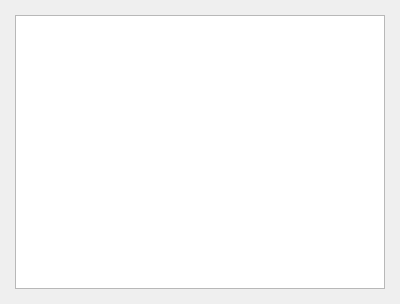
<?xml version="1.0" encoding="UTF-8"?>
<ui version="4.0">
 <class>About</class>
 <widget class="QDialog" name="About">
  <property name="geometry">
   <rect>
    <x>0</x>
    <y>0</y>
    <width>400</width>
    <height>304</height>
   </rect>
  </property>
  <property name="font">
   <font>
    <family>微软雅黑</family>
    <pointsize>10</pointsize>
   </font>
  </property>
  <property name="windowTitle">
   <string>关于</string>
  </property>
  <layout class="QVBoxLayout" name="verticalLayout_2">
   <property name="leftMargin">
    <number>15</number>
   </property>
   <property name="topMargin">
    <number>15</number>
   </property>
   <property name="rightMargin">
    <number>15</number>
   </property>
   <property name="bottomMargin">
    <number>15</number>
   </property>
   <item>
    <layout class="QVBoxLayout" name="verticalLayout">
     <item>
      <widget class="QTextBrowser" name="softInfo"/>
     </item>
    </layout>
   </item>
  </layout>
 </widget>
 <resources/>
 <connections/>
</ui>
